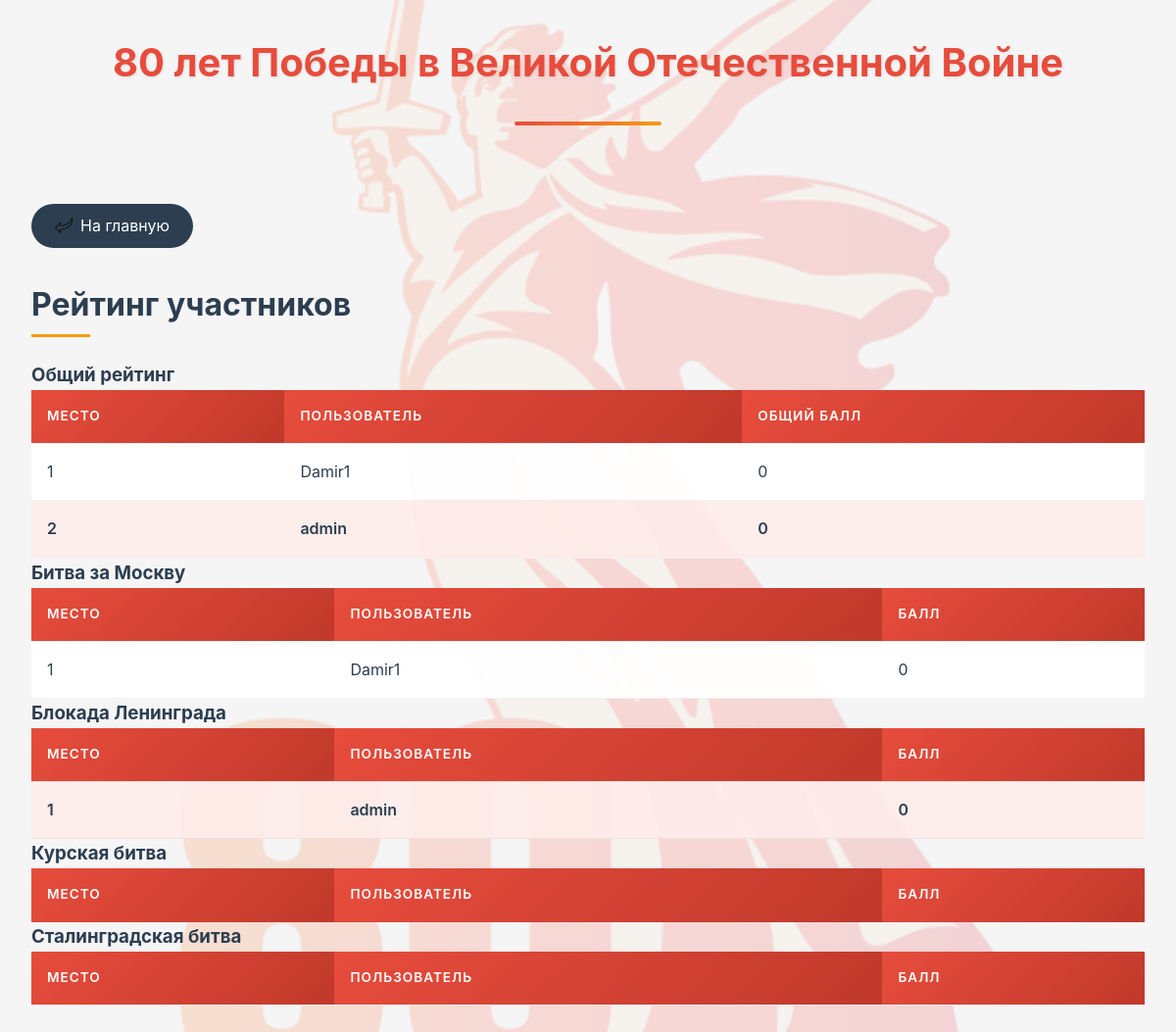
The app's page /leaderboard (signed in), older data.
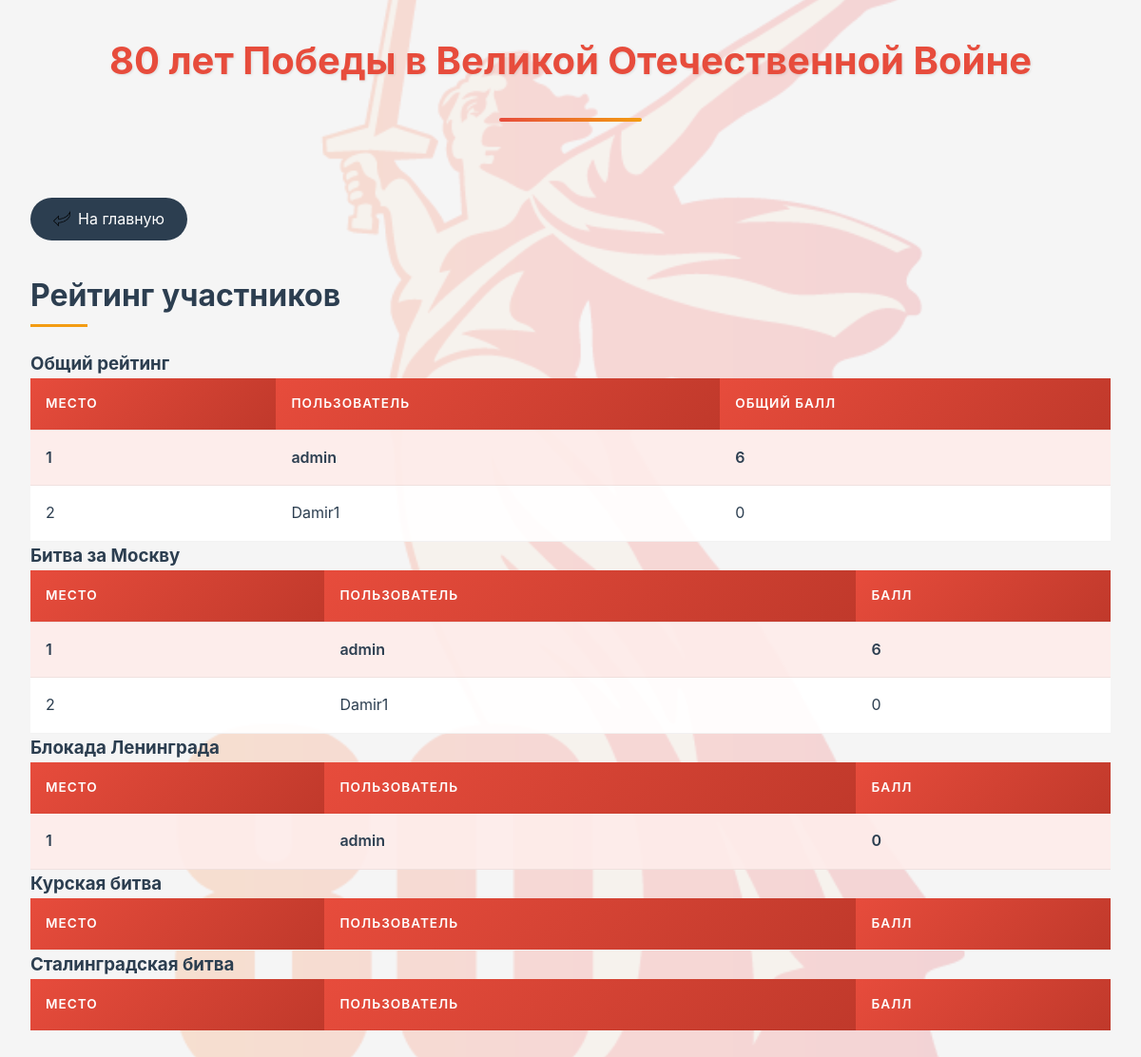
The same page, newer data.
### app.py (models this page shows, shortened)
class User(UserMixin, db.Model):
    __tablename__ = 'users'
    id = db.Column(db.Integer, primary_key=True)
    username = db.Column(db.String(50), unique=True, nullable=False)
    password_hash = db.Column(db.String(128), nullable=False)
    created_at = db.Column(db.DateTime, default=datetime.utcnow)
    is_active = db.Column(db.Boolean, default=True)
    results = db.relationship('TestResult', backref='user', lazy=True)

class TestResult(db.Model):
    __tablename__ = 'test_results'
    id = db.Column(db.Integer, primary_key=True)
    user_id = db.Column(db.Integer, db.ForeignKey('users.id'), nullable=False)
    test_name = db.Column(db.String(100), nullable=False)
    score = db.Column(db.Integer, nullable=False)
    max_score = db.Column(db.Integer, nullable=False)
    completed_at = db.Column(db.DateTime, default=datetime.utcnow)

### app.py (the view)
@app.route('/leaderboard')
@login_required
def leaderboard():
    overall_query = db.session.query(
        User.username,
        db.func.sum(TestResult.score).label('total_score')
    ).join(TestResult).group_by(User.id).order_by(db.desc('total_score')).all()
    overall = [(i + 1, username, score) for i, (username, score) in enumerate(overall_query)]
    test_stats = {}
    for test_name in ['Битва за Москву', 'Блокада Ленинграда', 'Курская битва', 'Сталинградская битва']:
        stats_query = db.session.query(
            User.username,
            TestResult.score
        ).join(TestResult).filter(
            TestResult.test_name == test_name
        ).order_by(TestResult.score.desc()).limit(10).all()
        test_stats[test_name] = [(i + 1, username, score) for i, (username, score) in enumerate(stats_query)]
    return render_template('leaderboard.html',
                           overall=overall,
                           test_stats=test_stats)

### app.py (called while the page is built)
@login_manager.user_loader
def load_user(user_id):
    return User.query.get(int(user_id))

### templates/leaderboard.html
{% extends "base.html" %}
{% block content %}
<div class="leaderboard">
    <h2>Рейтинг участников</h2>
    <div class="overall-leaderboard">
        <h3>Общий рейтинг</h3>
        <table>
            <thead>
                <tr>
                    <th>Место</th>
                    <th>Пользователь</th>
                    <th>Общий балл</th>
                </tr>
            </thead>
            <tbody>
                {% for place, username, score in overall %}
                    <tr {% if username == current_user.username %}class="current-user"{% endif %}>
                        <td>{{ place }}</td>
                        <td>{{ username }}</td>
                        <td>{{ score }}</td>
                    </tr>
                {% endfor %}
            </tbody>
        </table>
    </div>
    {% for test_name, stats in test_stats.items() %}
        <div class="test-leaderboard">
            <h3>{{ test_name }}</h3>
            <table>
                <thead>
                    <tr>
                        <th>Место</th>
                        <th>Пользователь</th>
                        <th>Балл</th>
                    </tr>
                </thead>
                <tbody>
                    {% for place, username, score in stats %}
                        <tr {% if username == current_user.username %}class="current-user"{% endif %}>
                            <td>{{ place }}</td>
                            <td>{{ username }}</td>
                            <td>{{ score }}</td>
                        </tr>
                    {% endfor %}
                </tbody>
            </table>
        </div>
    {% endfor %}
</div>
{% endblock %}

### templates/base.html (shortened to what this page needs)
<!DOCTYPE html>
<html lang="ru">
<head>
    <link rel="stylesheet" href="{{ url_for('static', filename='style.css') }}">
</head>
<body>
<div class="container">
    <header>
        <h1>80 лет Победы в Великой Отечественной Войне</h1>
    </header>
    <main>
        <a href="{{ url_for('index') }}" class="back-button">
            <img src="{{ url_for('static', filename='images/back.png') }}" alt="Назад">
            На главную
        </a>
        <div class="content-overlay">
        {% block content %}{% endblock %}
        </div>
    </main>
</div>
</body>
</html>

### static/style.css (style rules this page uses)
:root { --primary-color: #e74c3c; --primary-dark: #c0392b; --secondary-color: #2c3e50; --accent-color: #f39c12; --text-color: #2c3e50; --light-text: #ecf0f1; --bg-color: rgba(255, 255, 255, 0.92); --card-shadow: 0 10px 30px rgba(0, 0, 0, 0.1); --transition: all 0.3s cubic-bezier(0.25, 0.8, 0.25, 1); }
* { box-sizing: border-box; margin: 0; padding: 0; }
body { font-family: 'Montserrat', -apple-system, BlinkMacSystemFont, 'Segoe UI', Roboto, Oxygen, Ubuntu, Cantarell, 'Open Sans', 'Helvetica Neue', sans-serif; line-height: 1.6; color: var(--text-color); background-color: #f5f5f5; position: relative; min-height: 100vh; }
.container { max-width: 1200px; margin: 0 auto; padding: 2rem; position: relative; }
header { text-align: center; margin-bottom: 3rem; padding-bottom: 1.5rem; position: relative; }
header::after { content: ''; position: absolute; bottom: 0; left: 50%; transform: translateX(-50%); width: 150px; height: 4px; background: linear-gradient(90deg, var(--primary-color), var(--accent-color)); border-radius: 2px; }
h1 { font-size: 2.5rem; font-weight: 700; color: var(--primary-color); margin-bottom: 0.5rem; text-shadow: 1px 1px 3px rgba(0, 0, 0, 0.1); }
h2 { font-size: 2rem; color: var(--secondary-color); margin: 2rem 0 1.5rem; position: relative; padding-bottom: 0.5rem; }
h2::after { content: ''; position: absolute; bottom: 0; left: 0; width: 60px; height: 3px; background-color: var(--accent-color); }
.back-button { display: inline-flex; align-items: center; padding: 0.6rem 1.5rem; background-color: var(--secondary-color); color: white; border-radius: 50px; text-decoration: none; transition: var(--transition); margin-top: 2rem; }
.back-button img { width: 18px; height: 18px; margin-right: 8px; }
table { width: 100%; border-collapse: collapse; background: var(--bg-color); }
th, td { padding: 1rem; text-align: left; border-bottom: 1px solid rgba(0, 0, 0, 0.05); }
th { background: linear-gradient(135deg, var(--primary-color), var(--primary-dark)); color: white; font-weight: 600; text-transform: uppercase; font-size: 0.85rem; letter-spacing: 1px; }
.current-user { background: rgba(231, 76, 60, 0.1) !important; font-weight: 600; }

Row changes from the older to the newer data that the page shows:
shown differently, row unchanged: User "admin": place "2" → "1"; score "0" → "6"; moves up the list
computed for User "Damir1": id "1" → "2"
added TestResult: user "1", username "admin", score "6", shown under "Битва за Москву"
computed for TestResult "Damir1": place "1" → "2"
